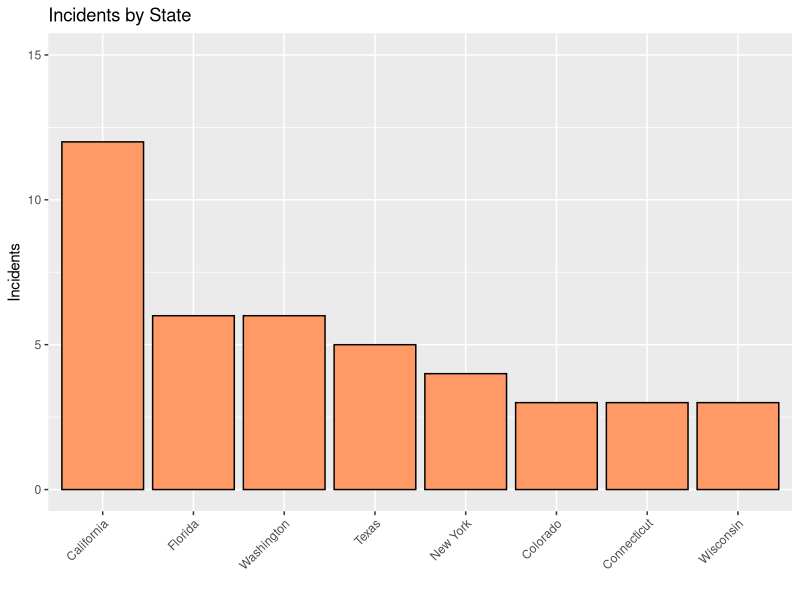
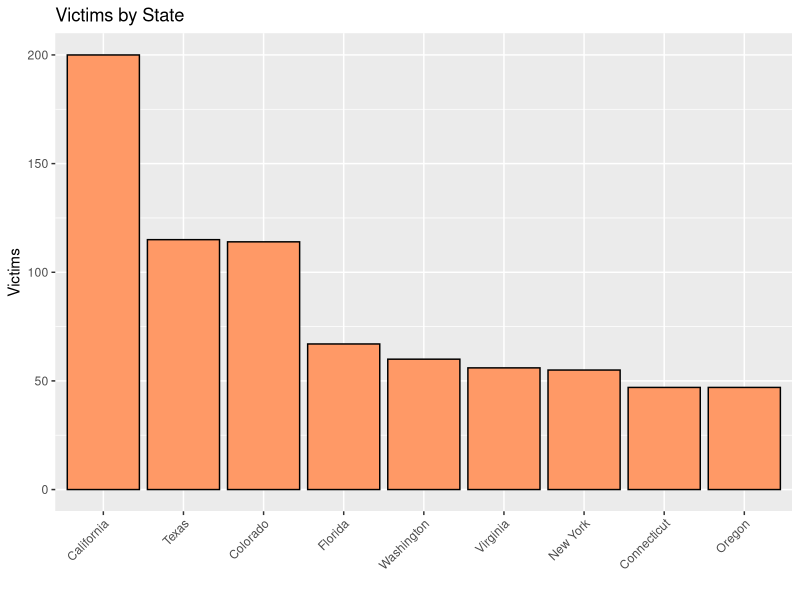

Here is the R script that generated these plots, in order: (Note: this script raises an error after producing the figures.)
#### Note to Grader ####

#Code here works and is in 95+ pct final format.

# If you run a piece of code and it doesn't work - the reason is the 
# dataset for particular charts are cuts of the original data set and,
# in some instances, because of work-in-progress some of the data 
# munging may come after the code for a figure generation.
# This is rare - but it may happen.  Please let me know if you have
# Questions.  Thanks.

### NB:  Be sure to comment out the setwd command just below so you can 
##load data from the appropriate new location


library(ggplot2)
library(dplyr)
library(vcd)
library(gridExtra)


setwd("C:/Users/Matt/Dropbox/RClass/Data/data/MassShootings")

shootings <- read.csv("USMassShootings.csv",header=TRUE)
names(shootings) = tolower(names(shootings))

#Modifications to shootings dataframe for subsequent work:

#Mass Shootings - Males Only

shootings_m = shootings[shootings$gender == 'Male',]  

shootings_m$race_group = shootings_m$race
shootings$race_group = shootings$race

shootings_m_r_a = shootings_m[,c("age","race")] #get a df with only race and age

#Iterate through shootings_m and make only three bins: White, Black, and Other

for (i in 1:nrow(shootings)){
  if (shootings$race[i] != "White" & shootings$race[i] != "Black"){
    shootings$race_group[i] = "Other"
  } 
}

#Iterate through shootings_m and make only three bins: White, Black, and Other

for (i in 1:nrow(shootings_m)){
  if (shootings_m$race[i] != "White" & shootings_m$race[i] != "Black"){
    shootings_m$race_group[i] = "Other"
  } 
}

summary(shootings)

#Counts of events by State

shootings_tbl = tbl_df(shootings)
by_state = group_by(shootings_tbl,state)
by_state_incidents = summarise(by_state, incidents = n())
top_14_states=head(arrange(by_state_incidents,desc(incidents)),8)

top_states = ggplot(top_14_states,aes(x=reorder(state,-incidents),incidents))+
  geom_bar(colour="black",fill="#ff9966",stat="identity")+ 
  ylab("Incidents") +
  xlab("")+
  scale_y_continuous(limit = c(0, 15))+
  theme(axis.text.x = element_text(angle = 45, hjust = 1))+
  ggtitle("Incidents by State")

top_states

#Victim Count by State

shootings_tbl = tbl_df(shootings)
by_state = group_by(shootings_tbl,state)
by_state_victims = summarise(by_state, victims = sum(total.victims))
by_state_victims = arrange(by_state_victims,desc(victims))
top_9_states = head(by_state_victims,9)

top_victims = ggplot(top_9_states,aes(x=reorder(state,-victims),victims))+
  geom_bar(colour="black",fill="#ff9966",stat="identity")+ 
  ylab("Victims") +
  xlab("") +
  #scale_y_continuous(limits = c(0, 15))+
  theme(axis.text.x = element_text(angle = 45, hjust = 1))+
  ggtitle("Victims by State")

top_victims

#weapons obtained legally

weapons.legally = ggplot(shootings,aes(weapons.obtained.legally))+
  geom_bar(color='black', fill='blue')  +
  ggtitle("Weapons Obtained Legally") + 
  xlab("")

#total victims by weapon legality

ggplot(shootings,aes(Weapons.obtained.legally,Total.Victims))+geom_bar(stat="identity",color='black', fill='blue')  +
  ggtitle("Weapons Obtained Legally") + xlab("")

#Total Victims Histogram

totalvictims.hist = ggplot(shootings,aes(total.victims))+
  geom_histogram(binwidth=5, colour='black', fill = 'orange')+
  #xlim(c(0,80))+
  xlab("Total Victims") +
  ylab("Number of Events") +
  ggtitle("Mass Shootings in the US: 1982 - 2015")

#Fatalities Histogram

fatalities.hist = ggplot(shootings,aes(fatalities))+
  geom_histogram(binwidth=5, colour='black', fill = 'blue')+
  #xlim(c(0,80))+
  xlab("Fatalities") +
  ylab("Number of Events") +
ggtitle("Mass Shootings in the US: 1982 - 2015")

#Wounded Histogram

wounded.hist = ggplot(shootings,aes(injured))+
  geom_histogram(binwidth=5,, colour='black', fill = 'green')+
  #xlim(c(0,80))+
  xlab("Wounded") +
  ylab("Number of Events") +
  ggtitle("Mass Shootings in the US: 1982 - 2015")

#Events per Year

ggplot(shootings,aes(year))+
  geom_bar(fill="#ff9966",colour="black")+ 
  xlab("Year")+
  ylab("Number of Events") +
  ggtitle("Events Per Year")

#Victims per Year

Victims.year = ggplot(shootings,aes(year,total.victims))+
  stat_summary(fun.y=sum,geom="bar",colour="black",fill="#9999CC",show.legend = FALSE)+
  xlab("Year")+
  ylab("Victims")+
  ggtitle(expression(atop("Victims",atop("(Injured + Fatalities)",""))))

#Fatalities by Year

fatalities.year = ggplot(shootings,aes(year,fatalities))+
  stat_summary(fun.y=sum,geom="bar",colour="black",fill="#66CC99",show.legend = FALSE) +
  scale_y_continuous(limits=c(0,80))+
  ylab("Fatalities") +
  ggtitle("Fatalities")

#Wounded by Year

wounded.year = ggplot(shootings,aes(year,injured))+
  stat_summary(fun.y=sum,geom="bar",colour="black",fill="#CC6666",show.legend = FALSE) +
  scale_y_continuous(limits=c(0,80))+
  xlab("Year")+
  ylab("Wounded")+
  ggtitle("Wounded")

#Mental Health Issues (advanced warning) - Bar Chart

mental.health = ggplot(shootings,aes(mental.health.issues))+
  geom_bar(fill="green",colour="black")+theme_bw() + 
  ylab("Count") +
  ggtitle("Mass Shootings in the US: 1982 - 2015")


#Age Histogram

age.hist = ggplot(shootings,aes(age))+
  geom_histogram(binwidth=5,fill="#3366ff",colour="black") + 
  xlab("Age")+
  ylab("Number of Events") +
  ggtitle("Perpetrator Age")

#Gender Histogram

sex.hist = ggplot(shootings,aes(gender))+
  geom_bar(fill="#3366ff",colour="black")+ 
  xlab("Gender")+
  ylab("Number of Events") +
  ggtitle("Perpetrator Gender")

#Ethnicity Historgram 

race.hist = ggplot(shootings,aes(race))+
  geom_bar(fill="#3366ff",colour="black")+
  xlab("Ethnicity")+
  ylab("Number of Events") +
  theme(axis.text.x = element_text(angle = 30, hjust = 1))+
  ggtitle("Perpetrator Ethnicity")


# Not great dodged bar chart
ggplot(shootings_m,aes(age,fill=race)) +
  geom_histogram(binwidth=5,position='dodge',color='black')+
  ylab("Number of Perpetrators") + 
  ggtitle("Perpetrators by Age and Race")

#Male Perpetrators by Age - Stacked Bar Chart => Leads to Density

ggplot(shootings_m,aes(age,fill=race)) +
  geom_histogram(binwidth=5,position='stack',color='black')+
  xlab("Age") +
  ylab("Number of Perpetrators") + 
  ggtitle("Male Perpetrators by Age and Race")

#White Male Age Density

ggplot(shootings_m[shootings_m$race=='White',],aes(age)) + 
  geom_histogram(aes(y=..density..),binwidth=5,fill='#FE2EF7',color='black')+
  geom_density(size = 1)+
  ggtitle("White Male Perpetrators")



#Overlapping Male Perpetrator Densities - 3 Groups - White, Black, Other

#Multiple Density Plots

ggplot()+
  geom_density(aes(age), colour = "red", fill="red",alpha = .4, data=shootings_m[shootings_m$race_group == 'White',])+
  geom_density(aes(age), colour = "black", fill="black", alpha = .4, data=shootings_m[shootings_m$race_group == 'Black',])+
  geom_density(aes(age), colour = "green", fill="green",alpha = .4, data=shootings_m[shootings_m$race_group == 'Other',])+
  xlab("Age")+
  ylab("Density")+
  ggtitle("Age Densities by Ethnicity")


#or
 
qplot(data=shootings_m, x=Age,geom='density',color=race_group)+theme_bw()

ggtitle("White Male Perpetrators")



#Prior Signs

ggplot(shootings,aes(priorsignsmentalillness))+geom_bar()+theme_bw() + ylab("Count") +
  ggtitle("Mass Shootings in the US: 1982 - 2015")



#Scatterplot - Age vs. Total Victims

ggplot(shootings,aes(age,total.victims))+
  geom_point()+
  xlab("Age")+
  ylab("Victims (Fatalities + Wounded)")+
  ggtitle("Perpetrator Age vs. Total Victims")




#TEST



#Maybe make this a box plot???

shootings$race_group = as.character(shootings$race_group)
shootings$race_group = as.factor(shootings$race_group)

ggplot(shootings,aes(x=race,y= age))+geom_point(stat="identity",fill="#66CC99",colour="black")+
  ggtitle(expression(atop("Perpetrators",atop("(Ethnicity and Age)",""))))

ggplot(shootings, aes(race_group,age)) + geom_violin() 
ggplot(shootings, aes(race_group,age)) + geom_boxplot() 


ggplot(shootings_m,aes(x=Age,y= Race))+geom_point(stat="identity",fill="#66CC99",colour="black")+
  ggtitle(expression(atop("Perpetrators",atop("(Ethnicity and Age)",""))))




summary(shootings)

grid.arrange(events.yr,vic.yr.hist2 , ncol=2, nrow=2) # Events and Total Victims Combined Chart

grid.arrange(inj.yr.hist,fat.yr.hist , ncol=2, nrow=2) # Injured and Fatalities Combined Chart

grid.arrange(age.hist,sex.hist,race.hist , ncol=3, nrow=1) # Age Sex Combined Chart

grid.arrange(race.hist, ncol=2, nrow=2) # race Chart

grid.arrange(top_states,top_victims, nrow=2, ncol=1)

grid.arrange(age.hist,perp_race_age, nrow=2) # Age and Age by Race

grid.arrange(totalvictims.hist,fatalities.hist,wounded.hist, ncol=1, nrow=3)

grid.arrange(fatalities.year, wounded.year,ncol=1, nrow=2)

perp_race_age

#groupby race and age for total events

shootings_m_tbl = tbl_df(shootings_m)


by_race_age = group_by(shootings_m_tbl,race,age)
by_race_age
summarise(by_race_age, sum = sum(total.victims))


grid.arrange(top_states,top_victims, ncol=1, nrow=2)

###????what to do with the above?





#New Mosaic

data=shootings_m
race.new = NA
race.new[which(data$race == "White")] = "White"
race.new[which(data$race != "White")] = "Other"
race.new = as.factor(race.new)

age.new = cut(data$age, c(13, 30, 50, 66),
              labels = c("13 - 30", "31 - 50", "51 - 66"),
              include.lowest = TRUE)

mosaic(table(race.new, age.new), shade = TRUE, legend = TRUE,
       labeling_args = list(set_varnames = c(race.new = "Race",
       age.new = "Age")))


# top 5 events by total victims

head(arrange(select(shootings, 1:5, 7:9),desc(total.victims)),5)



  
  